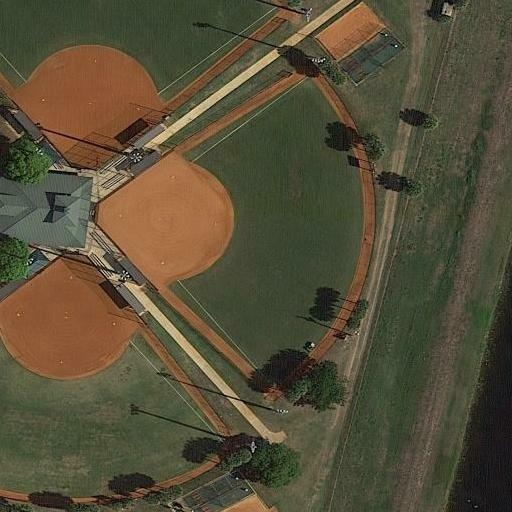
#> input picture machine learing/before.jpg, 512 x 512 px
$ python '改变图像大小.py'
#> lines starting #> are read from the running program, lines starting #| are printed output that depends on the picture
# from PIL import Image
# import matplotlib.image as mpimg
# import matplotlib.pyplot as plt
#
# mpimg_img = mpimg.imread('before.jpg')
# # plt.imshow(mpimg_img)
# # plt.show()
#
# # img = Image.open('before.jpg')
# # print(type(img))
# img2 = mpimg_img.squeeze((150,200))
# print(type(img2))
# img2.show() # 可以先预览一下
# # img2.save('now.jpg')

from PIL import Image
import numpy as np
img = Image.open('before.jpg')
#> img is the input picture: PIL image 512x512 RGB; mean R, G, B 86.5, 79.1, 56.4
# print(img.shape)
img2 = img.resize((200,150))
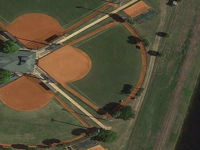
#> img2: PIL image 200x150 RGB; mean R, G, B 86.5, 79.1, 56.4
array = np.array(img2)
print(array.shape)
#| (150, 200, 3)
img2.show() # 可以先预览一下
img2.save('now.jpg')
